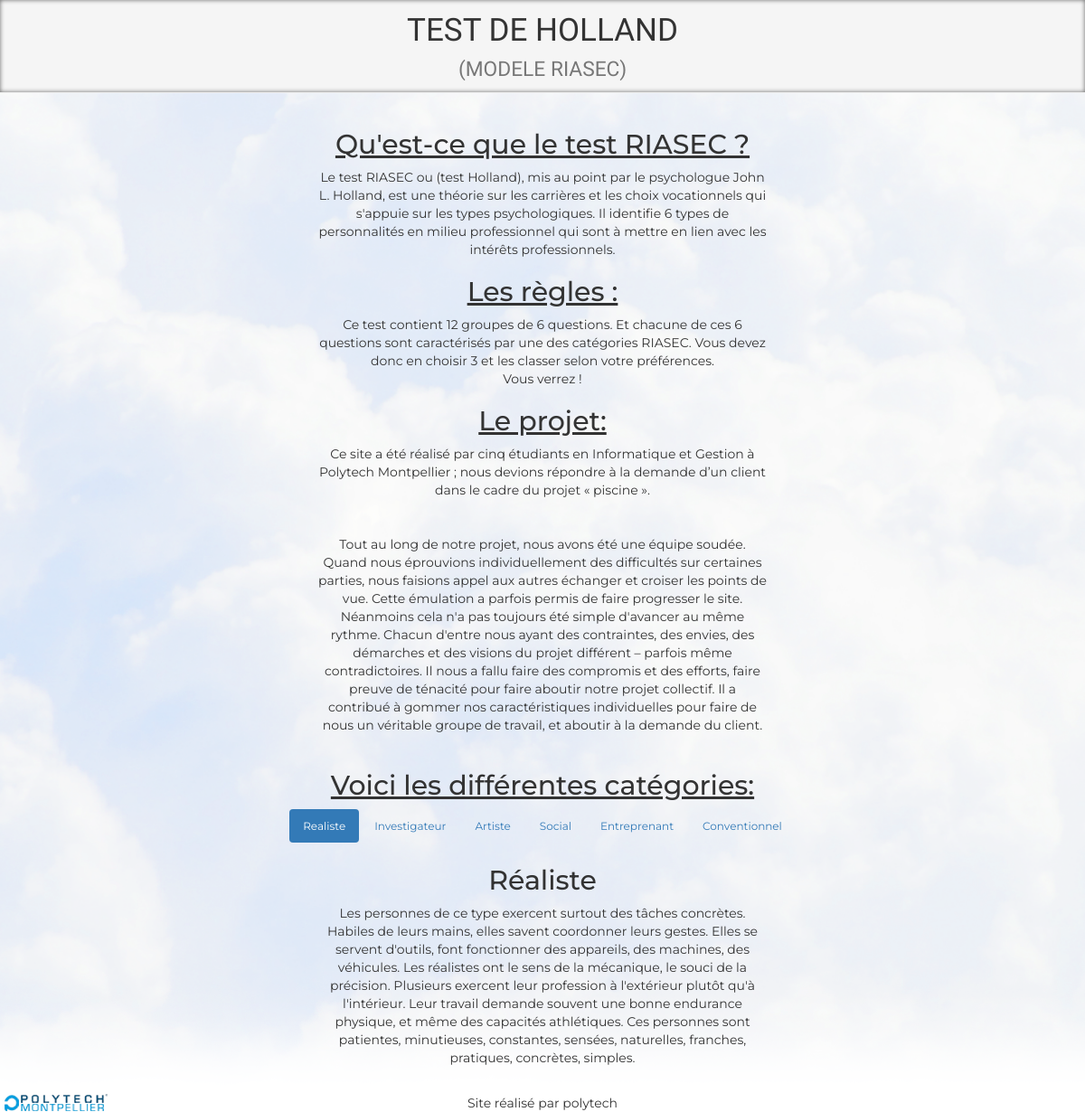
Screenshot of /?page=apropos with the database file from the repository.
### tables this page shows
CREATE TABLE `categoriequestion` (
  `idCategorie` int(11) NOT NULL,
  `libelleCategorie` varchar(20) DEFAULT NULL,
  `descriptionCategorie` varchar(1000) NOT NULL
);

### Controller/controller.apropos.php (called while the page is built)
<?php
	include_once('Model/CategorieQuestions/recupererInfosCategories.php');
	$infos = recupererInfosCategories($connexion);
	include_once('View/Riasec/apropos.php');
?>

### Model/CategorieQuestions/recupererInfosCategories.php (called while the page is built, shortened)
<?php
function recupererInfosCategories($connexion)
{
	$req = $connexion -> prepare('SELECT * FROM categoriequestion');
	$req->execute();
	$desc = $req -> fetchAll();
	return $desc;
}

### View/Riasec/apropos.php (the view, shortened to what this page needs)
<div class="riasec2">
<h2><u>Qu'est-ce que le test RIASEC ?</u></h2>
<p class = "apropos"/>Le test RIASEC ou (test Holland), mis au point par le psychologue John L. Holland, est une théorie sur les carrières et les choix vocationnels qui s'appuie sur les types psychologiques. Il identifie 6 types de personnalités en milieu professionnel qui sont à mettre en lien avec les intérêts professionnels.</p>
<h2><u>Les règles : </u></h2>
<p class = "apropos"/> Ce test contient 12 groupes de 6 questions. Et chacune de ces 6 questions sont caractérisés par une des catégories RIASEC. Vous devez donc en choisir 3 et les classer selon votre préférences.
</br>Vous verrez !
<h2><u>Le projet: </u></h2>
<p class = "apropos"> Ce site a été réalisé par cinq étudiants en Informatique et Gestion à Polytech Montpellier ;  nous devions répondre à la demande d’un client dans le cadre du projet « piscine ».</p>
</br></br>Tout au long de notre projet, nous avons été une équipe soudée. Quand nous éprouvions individuellement des difficultés sur certaines parties, nous faisions appel aux autres échanger et croiser les points de vue. Cette émulation a parfois permis de faire progresser le site. Néanmoins cela n'a pas toujours été simple d'avancer au même rythme. Chacun d'entre nous ayant des contraintes, des envies, des démarches et des visions du projet différent – parfois même contradictoires. Il nous a fallu faire des compromis et des efforts, faire preuve de ténacité pour faire aboutir notre projet collectif. Il a contribué à gommer nos caractéristiques individuelles pour faire de nous un véritable groupe de travail, et aboutir à la demande du client.
<br>
<h2><u>Voici les différentes catégories:</u></h2>
</div>
<ul style="display: inline-block;" class="riasec nav nav-pills">
  <li class="active"><a data-toggle="pill" href="#Réaliste">Realiste</a></li>
  <li><a data-toggle="pill" href="#Investigateur">Investigateur</a></li>
  <li><a data-toggle="pill" href="#Artiste">Artiste</a></li>
  <li><a data-toggle="pill" href="#Social">Social</a></li>
  <li><a data-toggle="pill" href="#Entreprenant">Entreprenant</a></li>
  <li><a data-toggle="pill" href="#Conventionnel">Conventionnel</a></li>
</ul>
<div class="riasec2 tab-content">
<?php
  foreach ($infos as $key => $value) {
              echo' <div id="'.$value['libelleCategorie'].'" class="riasec3 tab-pane ';
              if($key==0) echo 'in active';
              echo '">
              <h2>'.$value['libelleCategorie'].'</h2>
              <p class="paragraphe">'.$value['descriptionCategorie'].'</p>
              </div>';
  }
?>
</div>

### css/styles.css (style rules this page uses)
html { height: 100%; }
body { margin:0px; background: url(../images/fond.png) no-repeat center center; -webkit-background-size: cover; -moz-background-size: cover; background-size: cover; -o-background-size: cover; font-family: 'Montserrat'; }
p { margin: 0px; }
h2 { padding:0px; text-align: center; }
ul { list-style-type: none; padding: 0; margin: 0; }
@media (min-width: 700px) { .riasec li { width: auto; margin:auto; font-size: 12px; } }
@media (min-width: 700px) { .riasec2 { margin-left: auto; margin-right: auto; width: 500px; } }
.apropos { width:auto; padding:auto; margin:auto; text-align: center; }

### rows the page displays
categoriequestion: libelleCategorie "Réaliste", descriptionCategorie "Les personnes de ce type exercent surtout des tâches concrètes. Habiles de leurs mains, elles savent coordonner leurs gestes. Elles se servent d'outils, font fonctionner des appareils, des machines, des véhicules. Les réalistes ont le sens de la mécanique, le souci de la précision. Plusieurs exercent leur profession à l'extérieur plutôt qu'à l'intérieur. Leur travail demande souvent une bonne endurance physique, et même des capacités athlétiques. Ces personnes sont patientes, minutieuses, constantes, sensées, naturelles, franches, pratiques, concrètes, simples."
